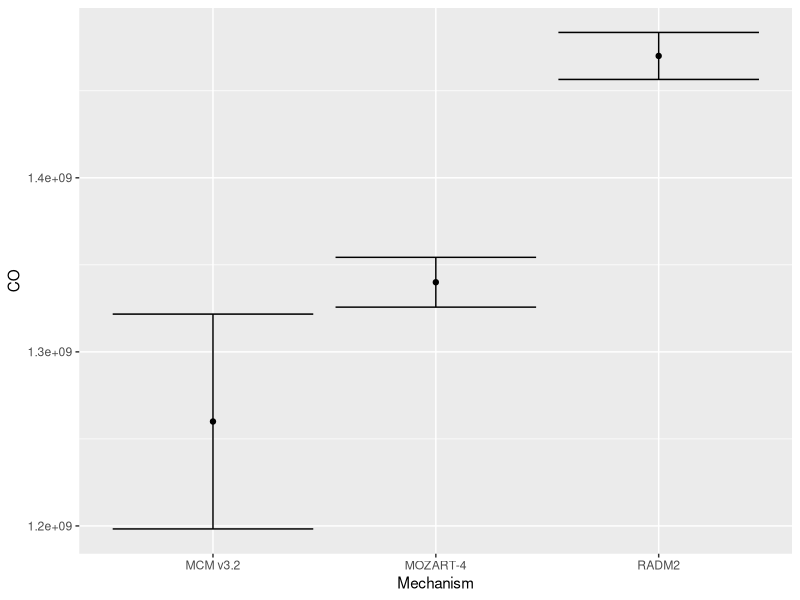

Recreate this plot in R.
library(tidyr)
library(dplyr)
library(ggplot2)
data = data.frame(Mechanism = c("MCM v3.2", "MOZART-4", "RADM2"), CO = c(1.26e9, 1.34e9, 1.47e9), stdev = c(6.17e7, 1.43e7, 1.35e7))
data = data %>% mutate(ymax = CO + stdev, ymin = CO - stdev)

p = ggplot(data, aes(x = Mechanism, y = CO)) + geom_point()
p + geom_errorbar(aes(ymin = ymin, ymax = ymax))
p = p + geom_errorbar(aes(ymin = ymin, ymax = ymax))
